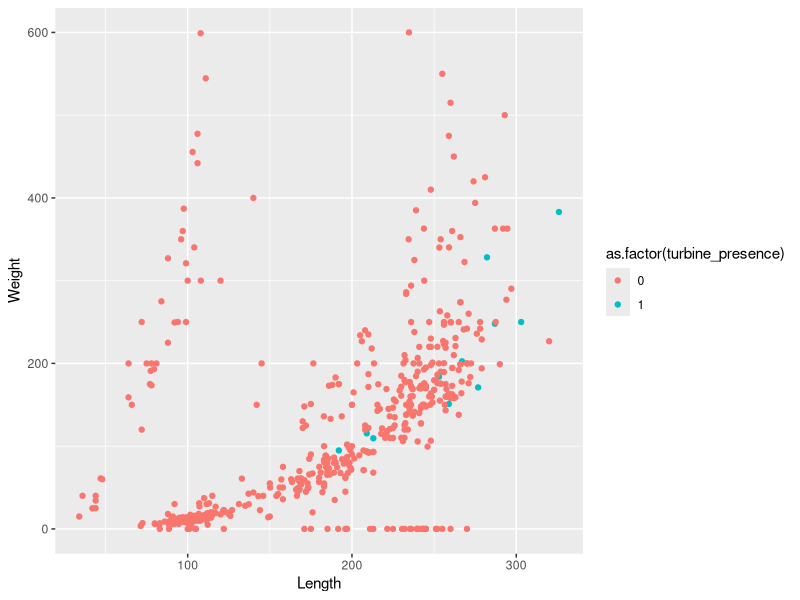
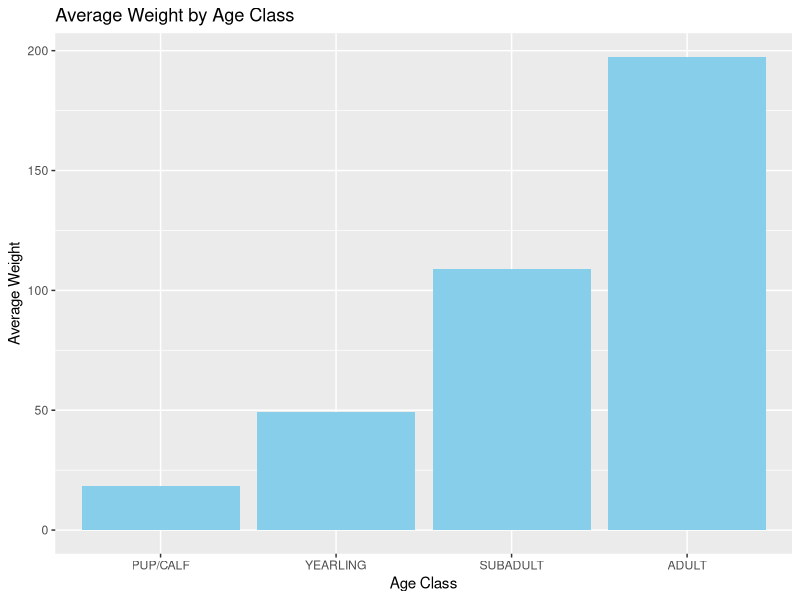
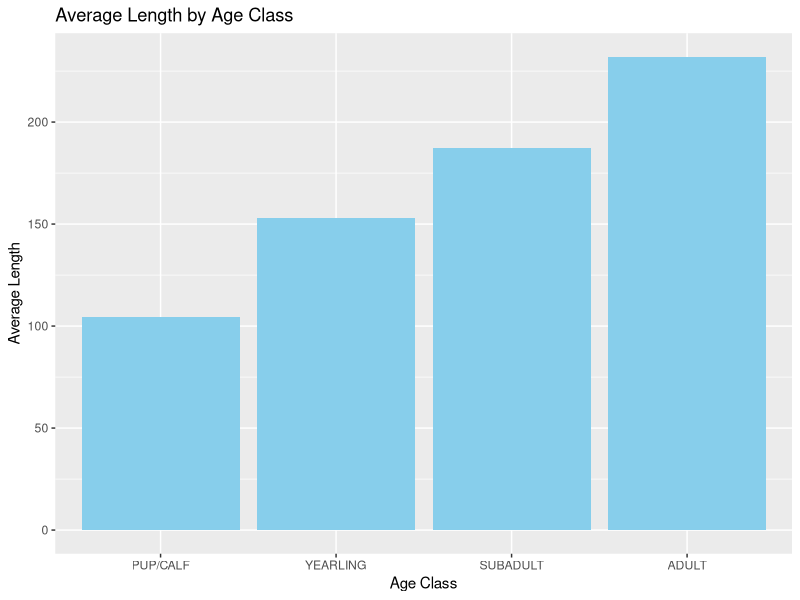
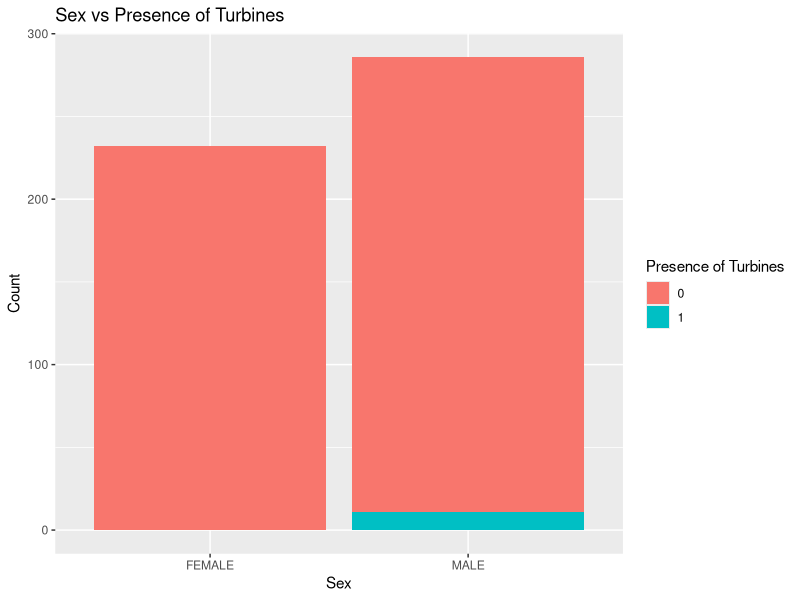
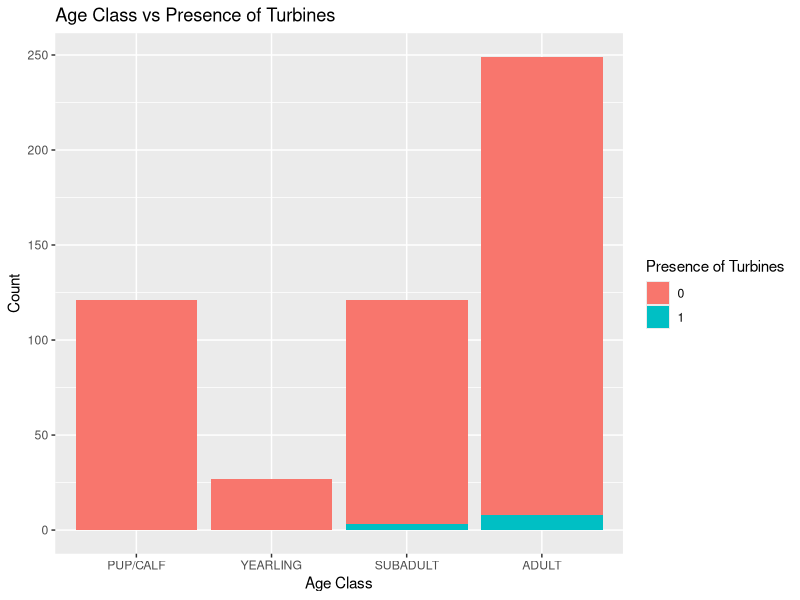

Source code (R) for these figures, in order:
## ---- chunk 1
knitr::opts_chunk$set(echo = TRUE)
## ---- chunk 2
#loading packages
library(tidyverse)
library(ggplot2)
library(GGally)
library(rmarkdown)
#setting WD
setwd("/home/guest/Stat_Modeling_Lab/ENV710Ayoung_Emma")

#read in data for problems 1-2
strandings <- read.csv("dolphins_cleaned.csv")
#attach data
attach(strandings)

## ---- chunk 3
#remove NAs
cleaned_strandings <- na.omit(strandings)

#remove unneeded covariates
cleaned_strandings <- subset(cleaned_strandings, select = -c(Shot, Fishery.Interaction))

#removing blanks in Age.Class
cleaned_strandings <- cleaned_strandings[!grepl("^\\s*$", cleaned_strandings$Age.Class), ]
#removing unknowns in Age.Class
cleaned_strandings <- cleaned_strandings[!cleaned_strandings$Age.Class %in% c("UNKNOWN"), ]
#removing unknowns in Sex
cleaned_strandings <- cleaned_strandings[!cleaned_strandings$Sex %in% c("UNKNOWN"), ]

#create binary covariate for wind turbine presence in state
cleaned_strandings <- cleaned_strandings %>%
  mutate(turbine_presence = if_else(State %in% c("VA", "NY", "RI", "MA"), 1, 0))

#creating subset using collision observations
subset <- cleaned_strandings[!grepl("^\\s*$", cleaned_strandings$Boat.Collision), ]

subset <- subset[!subset$Boat.Collision %in% c("C"), ]

#count of strandings in wind farm states = 6
sum(subset$turbine_presence)

#count of strandings in turbine states = 11
sum(cleaned_strandings$turbine_presence)

#visualizing length and weight by presence of turbines
plot <- ggplot(cleaned_strandings, aes(x = Length, y = Weight, color = as.factor(turbine_presence))) +
  geom_point()
plot

#visualizing weight by age class
avg_weight <- aggregate(Weight ~ Age.Class, data = cleaned_strandings, FUN = mean)

avg_weight <- avg_weight[order(-avg_weight$Weight), ]

plot1 <- ggplot(avg_weight, aes(x = reorder(Age.Class, Weight), y = Weight)) +
  geom_bar(stat = "identity", fill = "skyblue") +
  labs(x = "Age Class", y = "Average Weight") +
  ggtitle("Average Weight by Age Class")
plot1

#visualizing length by age class
avg_lengths <- aggregate(Length ~ Age.Class, data = cleaned_strandings, FUN = mean)

avg_lengths <- avg_lengths[order(-avg_lengths$Length), ]

plot2 <- ggplot(avg_lengths, aes(x = reorder(Age.Class, Length), y = Length)) +
  geom_bar(stat = "identity", fill = "skyblue") +
  labs(x = "Age Class", y = "Average Length") +
  ggtitle("Average Length by Age Class")
plot2

#visualizing sex by presence of turbines
plot3 <- ggplot(cleaned_strandings, aes(x = Sex, fill = factor(turbine_presence))) +
  geom_bar(position = "stack") +
  labs(x = "Sex", y = "Count", fill = "Presence of Turbines") +
  ggtitle("Sex vs Presence of Turbines")
plot3

#visualizing age class by presence of turbines
age_class_order <- c("PUP/CALF", "YEARLING", "SUBADULT", "ADULT")

plot4 <- ggplot(cleaned_strandings, aes(x = factor(Age.Class, levels = age_class_order), fill = factor(turbine_presence))) +
  geom_bar(position = "stack") +
  labs(x = "Age Class", y = "Count", fill = "Presence of Turbines") +
  ggtitle("Age Class vs Presence of Turbines")
plot4
